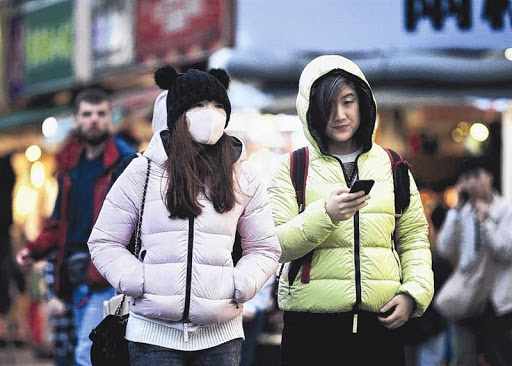
#> input picture assets/images/maksssksksss0.png, 512 x 366 px
$ python test.py
#> lines starting #> are read from the running program, lines starting #| are printed output that depends on the picture; after the words box and inside, x2 and y2 are one past the last pixel; in counts of white or black regions, pixels touching at a corner belong together
import numpy as np
import cv2

car_cascade = cv2.CascadeClassifier("treinamento/cascade.xml")
img = cv2.imread("assets/images/maksssksksss0.png")
#> img is the input picture: shape (366, 512, 3); mean B, G, R 129, 125, 126.8

height, width, c = img.shape
#> height = 366; width = 512; c = 3
gray = cv2.cvtColor(img, cv2.COLOR_BGR2GRAY)
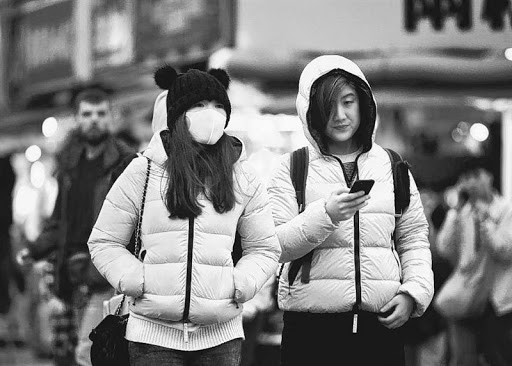
#> gray: shape (366, 512); min 0, max 255, mean 126

objetos = car_cascade.detectMultiScale(gray, 1.2, 5)
#> objetos = [[180, 94, 52, 52]]
print(objetos)
#| [[180  94  52  52]]

for (x, y, w, h) in objetos:
    cv2.rectangle(img, (x, y), (x+w, y+h), (0, 0, 255), 2)
#> this loop made 1 pass
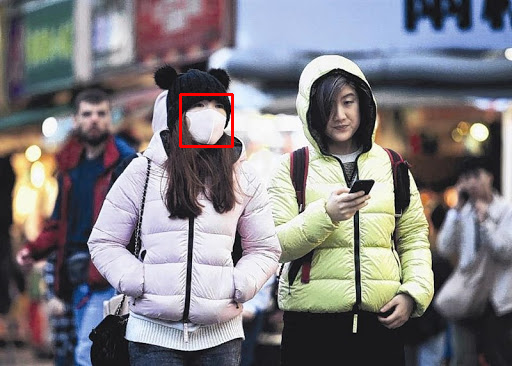
#> img: shape (366, 512, 3); 0.33% of pixels changed, all inside (x1, y1, x2, y2) = (179, 93, 234, 148)

cv2.imshow('Analise', img)
cv2.waitKey(0)
cv2.destroyAllWindows()

$ run again, with assets/images/maksssksksss110.png copied over assets/images/maksssksksss0.png
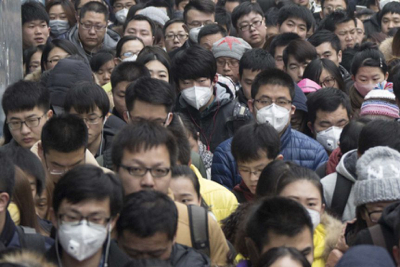
#> input picture assets/images/maksssksksss110.png, 400 x 267 px
#> img is the input picture: shape (267, 400, 3); mean B, G, R 82.8, 84.2, 90.2
#> `gray = cv2.cvtColor(img, cv2.COLOR_BGR2GRAY)`:
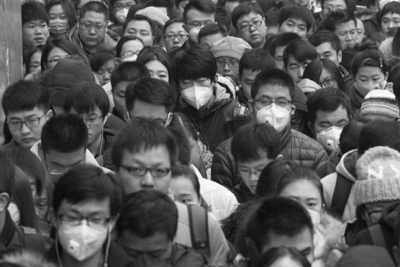
#> gray: shape (267, 400); min 6, max 254, mean 85.9
#> objetos = [[253, 90, 45, 45], [59, 205, 56, 56]]
#| [[253  90  45  45]
#|  [ 59 205  56  56]]
#> the loop `for (x, y, w, h) in objetos:` made 2 passes
#> after the loop `for (x, y, w, h) in objetos:`:
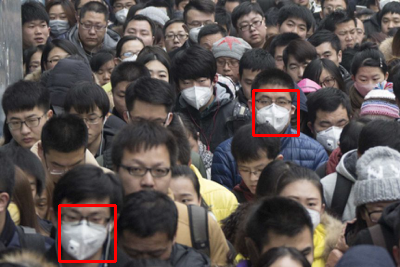
#> img: shape (267, 400, 3); 1.13% of pixels changed, all inside (x1, y1, x2, y2) = (58, 89, 300, 263)

$ run again, with assets/images/maksssksksss12.png copied over assets/images/maksssksksss0.png
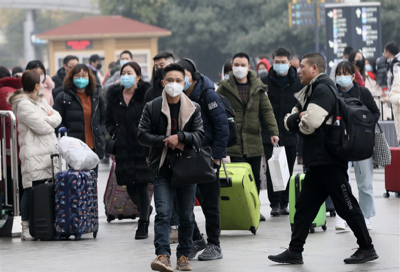
#> input picture assets/images/maksssksksss12.png, 400 x 272 px
#> img is the input picture: shape (272, 400, 3); mean B, G, R 102.1, 101.8, 102.6
#> `gray = cv2.cvtColor(img, cv2.COLOR_BGR2GRAY)`:
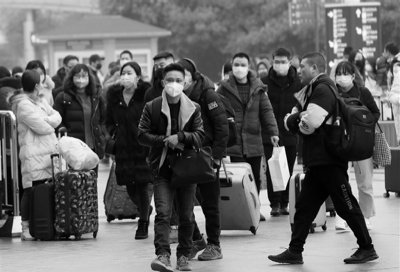
#> gray: shape (272, 400); min 0, max 254, mean 102.1
#> objetos = [[161, 74, 25, 25]]
#| [[161  74  25  25]]
#> the loop `for (x, y, w, h) in objetos:` made 1 pass
#> after the loop `for (x, y, w, h) in objetos:`:
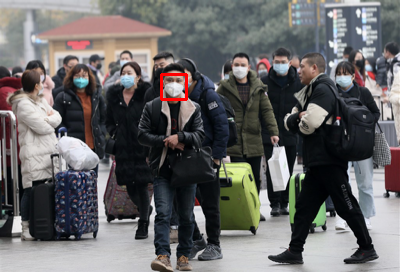
#> img: shape (272, 400, 3); 0.27% of pixels changed, all inside (x1, y1, x2, y2) = (160, 73, 188, 101)
